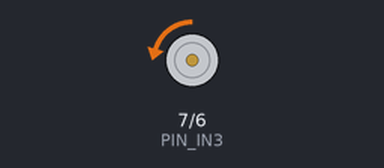
Bench run of a sketch on a simulated Arduino Uno, built with avr-gcc and run on an emulated ATmega328P. Shown: motor-driver pin pairs drawn as motors (green arrow = first pin HIGH = forward, orange = second pin HIGH = backward, longer = more drive, scaled by the enable pin).

Above: at 0.1 s.
At 8.1 s:
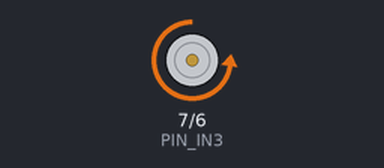
At 17.1 s:
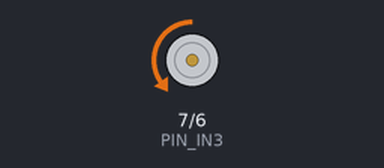
At 39.1 s:
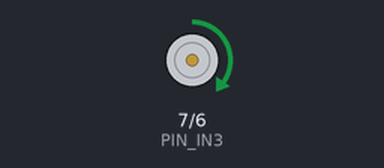
Timing chart, 0 to 40.0 s (numbered marks = the images above):
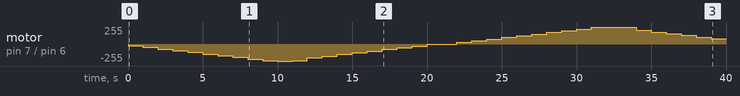

The sketch:

L298N_test.ino
```cpp
//L298N_test.ino

#define PIN_ENB 5
#define PIN_IN4 6
#define PIN_IN3 7

#define SPEED_MIN 0
#define SPEED_MAX 255

bool forwards = false;
int speed = 0;
int delta_speed = 25;


void setup() {
  pinMode(PIN_IN3, OUTPUT);
  pinMode(PIN_IN4, OUTPUT);
  pinMode(PIN_ENB, OUTPUT);
}

void loop() {

	if (forwards) {
		digitalWrite(PIN_IN3, HIGH);
		digitalWrite(PIN_IN4, LOW);
	} else {
		digitalWrite(PIN_IN3, LOW);
		digitalWrite(PIN_IN4, HIGH);
	}


	speed += delta_speed;
	if (speed >= SPEED_MAX) {
		speed = SPEED_MAX;
		delta_speed = delta_speed*-1;
	} else if (speed <= SPEED_MIN) {
		speed = SPEED_MIN;
		delta_speed = delta_speed*-1;
		forwards = !forwards;
	}

	// range 0~255
	analogWrite(PIN_ENB, speed);

	delay(1000);

}
```

Measured:
- by itself, motor on pin 7 (PIN_IN3) / pin 6 (PIN_IN4): stopped → backward 25/255 at 0.00 s, → backward 50/255 1.0 s later, → backward 75/255 1.0 s later, → backward 100/255 1.0 s later, … (40 changes in this stretch)
